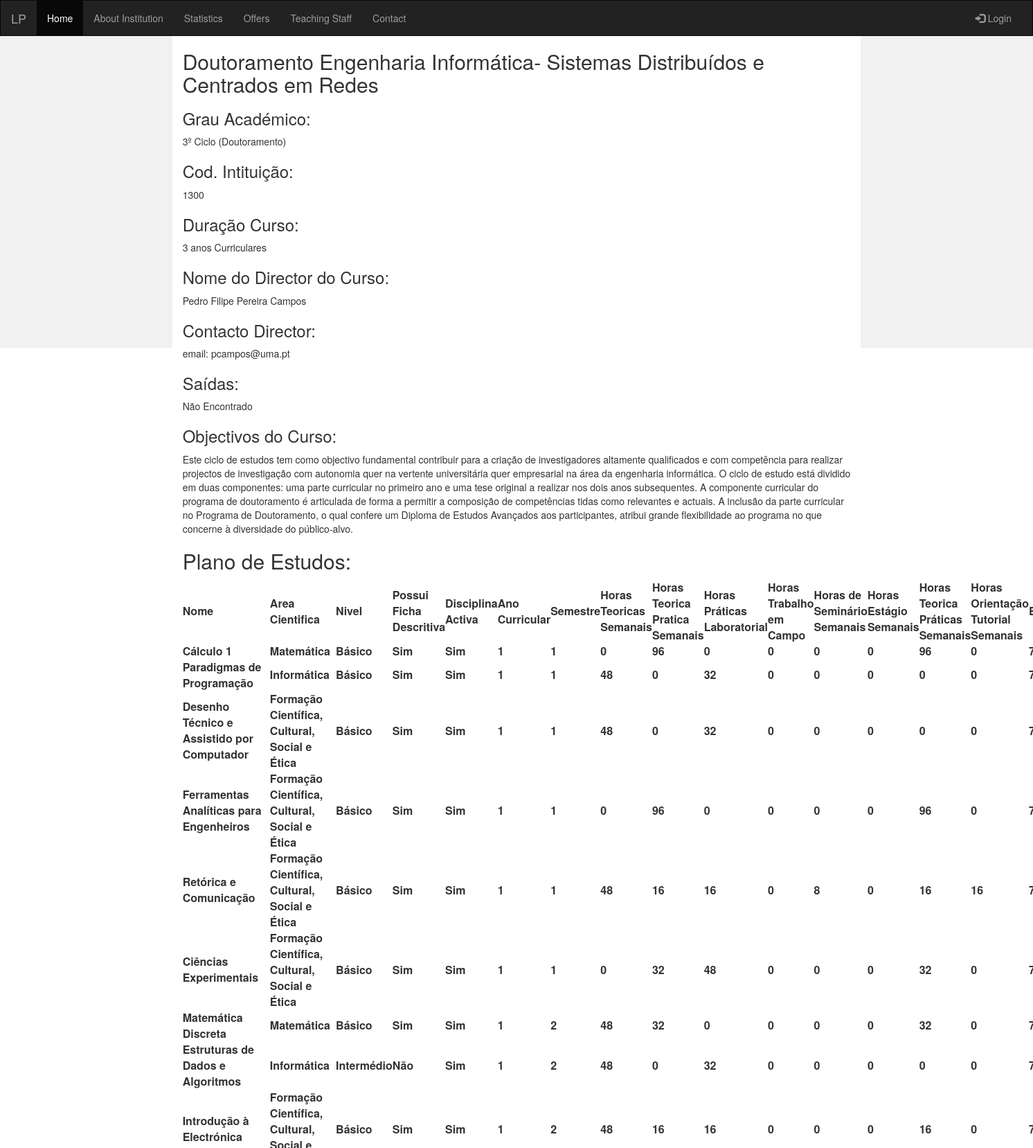
/offers/3 (upper part), run on the app's committed database.
### db_creation.py (models this page shows, shortened)
class Cursos(db.Model):
    __tablename__ = 'cursos'
    id = db.Column(db.Integer, primary_key=True)
    nome_curso = db.Column(db.String)
    tipo_curso = db.Column(db.String)
    cod_escola = db.Column(db.Integer)
    duracao_curso = db.Column(db.String)
    nome_escola = db.Column(db.String)
    saidas_descricao = db.Column(db.String)
    nome_director = db.Column(db.String)
    email_director = db.Column(db.String)
    objectivos_curso = db.Column(db.String)
    escola_id = db.Column(db.Integer, db.ForeignKey('escolas.id'))
    ligacao = db.relationship("Escolas", backref=db.backref('cursos', order_by=id))

class unidadesCurriculares(db.Model):
    __tablename__ = 'unidades_curriculares'
    id = db.Column(db.Integer, primary_key=True)
    nome_disciplina = db.Column(db.String)
    area_cientifica = db.Column(db.String)
    nivel = db.Column(db.String)
    ficha_descritiva = db.Column(db.String)
    disciplina_ativa = db.Column(db.String)
    ano_curricular = db.Column(db.Integer)
    semestre = db.Column(db.String)
    horas_teoricas_semanal = db.Column(db.Integer)
    horas_teorica_praticas_semanal = db.Column(db.Integer)
    horas_praticas_laboratorial = db.Column(db.Integer)
    horas_trabalho_campo = db.Column(db.Integer)
    horas_seminario_semanal = db.Column(db.Integer)
    horas_estagio_semanal = db.Column(db.Integer)
    horas_orientacao_tutorial_semanal = db.Column(db.Integer)
    creditos_disciplina = db.Column(db.Integer)
    curso_id = db.Column(db.Integer, db.ForeignKey('cursos.id'))
    ligacao = db.relationship("Cursos", backref=db.backref('unidades_curriculares', order_by=id))

### Aplication.py (the view)
@app.route("/offers/<id>")
def cursosPages(id):
    cadeiras = []
    for var, nome_curso, tipo_curso, cod_escola, duracao, saidas_descricao, nome_director, email_director, objectivos_curso in db.session.query(
                    Cursos.id == id, Cursos.nome_curso, Cursos.tipo_curso, Cursos.cod_escola, Cursos.duracao_curso,
            Cursos.saidas_descricao, Cursos.nome_director, Cursos.email_director, Cursos.objectivos_curso):
        if (var == True):
            nome_curso = nome_curso
            tipo_curso = tipo_curso
            cod_escola = cod_escola
            duracao = duracao
            saidas_descricao = saidas_descricao
            nome_director = nome_director
            email_director = email_director
            objectivos_curso = objectivos_curso
    for var, nome_disciplina, area_cientifica, nivel, ficha_descritiva, disciplina_ativa, ano_curricular, semestre, horas_teoricas_semanal, horas_teorica_praticas_semanal, horas_praticas_laboratorial, horas_trabalho_campo, horas_seminario_semanal, horas_estagio_semanal, horas_orientacao_tutorial_semanal, creditos_disciplina in db.session.query(
                    unidadesCurriculares.curso_id == id, unidadesCurriculares.nome_disciplina,
            unidadesCurriculares.area_cientifica, unidadesCurriculares.nivel, unidadesCurriculares.ficha_descritiva,
            unidadesCurriculares.disciplina_ativa, unidadesCurriculares.ano_curricular, unidadesCurriculares.semestre,
            unidadesCurriculares.horas_teoricas_semanal, unidadesCurriculares.horas_teorica_praticas_semanal,
            unidadesCurriculares.horas_praticas_laboratorial, unidadesCurriculares.horas_trabalho_campo,
            unidadesCurriculares.horas_seminario_semanal, unidadesCurriculares.horas_estagio_semanal,
            unidadesCurriculares.horas_orientacao_tutorial_semanal,
            unidadesCurriculares.creditos_disciplina):
        if (var == True):
            cadeira = dict(nome_disciplina=nome_disciplina, area_cientifica=area_cientifica, nivel=nivel,
                           ficha_descritiva=ficha_descritiva, disciplina_ativa=disciplina_ativa,
                           ano_curricular=ano_curricular,
                           semestre=semestre, horas_teoricas_semanal=horas_teoricas_semanal,
                           horas_teorica_praticas_semanal=horas_teorica_praticas_semanal,
                           horas_praticas_laboratorial=horas_praticas_laboratorial,
                           horas_trabalho_campo=horas_trabalho_campo, horas_seminario_semanal=horas_seminario_semanal,
                           horas_estagio_semanal=horas_estagio_semanal,
                           horas_orientacao_tutorial_semanal=horas_orientacao_tutorial_semanal,
                           creditos_disciplina=creditos_disciplina)
            cadeiras.append(cadeira)
    return render_template('offersPages.html', moradaUniversidade=morada,
                           telefoneUniversidade=telefone, faxUniversidade=fax, email_Universidade=email_uni,
                           email_reitoriaUniversidade=email_reitoria, horarioUniversidade=horario, nomeCurso=nome_curso,
                           tipoCurso=tipo_curso, codEscola=cod_escola,
                           duracaoCurso=duracao, saidasCurso=saidas_descricao, nomeDirector=nome_director,
                           emaiDirector=email_director, objectivosCurso=objectivos_curso, cadeirasCurso=cadeiras)

### templates/offersPages.html (shortened to what this page needs)
<html lang="en">
<head>
    <link rel="stylesheet" href="https://maxcdn.bootstrapcdn.com/bootstrap/3.3.7/css/bootstrap.min.css">
</head>
<body>
<nav class="navbar navbar-inverse">
    <div class="container-fluid">
        <div class="navbar-header">
            <a class="navbar-brand" href="/index">LP</a>
        </div>
        <div class="collapse navbar-collapse" id="myNavbar">
            <ul class="nav navbar-nav">
                <li class="active"><a hhref="/index">Home</a></li>
                <li><a href="/about">About Institution</a></li>
                <li><a href="/statistics">Statistics</a></li>
                <li><a href="/offers">Offers</a></li>
                <li><a href="/docentes">Teaching Staff</a></li>
                <li><a href="/contacts">Contact</a></li>
            </ul>
            <ul class="nav navbar-nav navbar-right">
                <li><a href="#"><span class="glyphicon glyphicon-log-in"></span> Login</a></li>
            </ul>
        </div>
    </div>
</nav>
<div class="container-fluid text-center">
    <div class="row content">
        <div class="col-sm-2 sidenav">
        </div>
        <div class="col-sm-8 text-left">
            <h2>{{ nomeCurso }}</h2>
            <h3>Grau Académico:</h3>
            <p>{{ tipoCurso }}</p>
            <h3>Cod. Intituição:</h3>
            <p> {{ codEscola }}</p>
            <h3>Duração Curso:</h3>
            <p>{{ duracaoCurso }}</p>
            <h3>Nome do Director do Curso:</h3>
            <p>{{ nomeDirector }}</p>
            <h3>Contacto Director:</h3>
            <p>{{ emaiDirector }}</p>
            <h3>Saídas:</h3>
            <p>{{ saidasCurso }}</p>
            <h3>Objectivos do Curso:</h3>
            <p>{{ objectivosCurso }}</p>
            <h2>Plano de Estudos:</h2>
            <table>
                <tbody>
                    <tr>
                        <th>Nome</th>
                        <th>Area Cientifica</th>
                        <th>Nivel</th>
                        <th>Possui Ficha Descritiva</th>
                        <th>Disciplina Activa</th>
                        <th>Ano Curricular</th>
                        <th>Semestre</th>
                        <th>Horas Teoricas Semanais</th>
                        <th>Horas Teorica Pratica Semanais</th>
                        <th>Horas Práticas Laboratorial</th>
                        <th>Horas Trabalho em Campo</th>
                        <th>Horas de Seminário Semanais</th>
                        <th>Horas Estágio Semanais</th>
                        <th>Horas Teorica Práticas Semanais</th>
                        <th>Horas Orientação Tutorial Semanais</th>
                        <th>ETC's</th>
                    </tr>
                {% for item in cadeirasCurso %}
                    <tr>
                        <th>{{ item.nome_disciplina }}</th>
                        <th>{{ item.area_cientifica }}</th>
                        <th>{{ item.nivel }}</th>
                        <th>{{ item.ficha_descritiva }}</th>
                        <th>{{ item.disciplina_ativa }}</th>
                        <th>{{ item.ano_curricular }}</th>
                        <th>{{ item.semestre }}</th>
                        <th>{{ item.horas_teoricas_semanal }}</th>
                        <th>{{ item.horas_teorica_praticas_semanal }}</th>
                        <th>{{ item.horas_praticas_laboratorial }}</th>
                        <th>{{ item.horas_trabalho_campo }}</th>
                        <th>{{ item.horas_seminario_semanal }}</th>
                        <th>{{ item.horas_estagio_semanal }}</th>
                        <th>{{ item.horas_teorica_praticas_semanal }}</th>
                        <th>{{ item.horas_orientacao_tutorial_semanal }}</th>
                        <th>{{ item.creditos_disciplina }}</th>
                    </tr>
                {% endfor %}
            </table>
        </div>
        <div class="col-sm-2 sidenav">
        </div>
    </div>
</div>
</body>
</html>

### templates/offersPages.html (style rules this page uses)
.navbar { margin-bottom: 0; border-radius: 0; }
.row.content { height: 450px }
.sidenav { padding-top: 20px; background-color: #f1f1f1; height: 100%; }

### data on the page
Cursos: nome_curso "Doutoramento Engenharia Informática- Sistemas Distribuídos e Centrados em Redes", tipo_curso "3º Ciclo (Doutoramento)", cod_escola "1300", duracao_curso "3 anos Curriculares", nome_director "Pedro Filipe Pereira Campos", email_director "email: pcampos@uma.pt", saidas_descricao "Não Encontrado", objectivos_curso "Este ciclo de estudos tem como objectivo fundamental contribuir para a criação de investigadores altamente qualificados e com competência para realizar projectos de investigação com autonomia quer na vertente universitária quer empresarial na área da engenharia informática. O ciclo de estudo está dividido em duas componentes: uma parte curricular no primeiro ano e uma tese original a realizar nos dois anos subsequentes. A componente curricular do programa de doutoramento é articulada de forma a permitir a composição de competências tidas como relevantes e actuais. A inclusão da parte curricular no Programa de Doutoramento, o qual confere um Diploma de Estudos Avançados aos participantes,…"
unidadesCurriculares: nome_disciplina "Cálculo 1", area_cientifica "Matemática", nivel "Básico", ficha_descritiva "Sim", disciplina_ativa "Sim", ano_curricular "1", semestre "1", horas_teoricas_semanal "0", horas_teorica_praticas_semanal "96", horas_praticas_laboratorial "0", horas_trabalho_campo "0", horas_seminario_semanal "0", horas_estagio_semanal "0", horas_orientacao_tutorial_semanal "0"
unidadesCurriculares: nome_disciplina "Paradigmas de Programação", area_cientifica "Informática", nivel "Básico", ficha_descritiva "Sim", disciplina_ativa "Sim", ano_curricular "1", semestre "1", horas_teoricas_semanal "48", horas_teorica_praticas_semanal "0", horas_praticas_laboratorial "32", horas_trabalho_campo "0", horas_seminario_semanal "0", horas_estagio_semanal "0", horas_orientacao_tutorial_semanal "0"
unidadesCurriculares: nome_disciplina "Desenho Técnico e Assistido por Computador", area_cientifica "Formação Científica, Cultural, Social e Ética", nivel "Básico", ficha_descritiva "Sim", disciplina_ativa "Sim", ano_curricular "1", semestre "1", horas_teoricas_semanal "48", horas_teorica_praticas_semanal "0", horas_praticas_laboratorial "32", horas_trabalho_campo "0", horas_seminario_semanal "0", horas_estagio_semanal "0", horas_orientacao_tutorial_semanal "0"
unidadesCurriculares: nome_disciplina "Ferramentas Analíticas para Engenheiros", area_cientifica "Formação Científica, Cultural, Social e Ética", nivel "Básico", ficha_descritiva "Sim", disciplina_ativa "Sim", ano_curricular "1", semestre "1", horas_teoricas_semanal "0", horas_teorica_praticas_semanal "96", horas_praticas_laboratorial "0", horas_trabalho_campo "0", horas_seminario_semanal "0", horas_estagio_semanal "0", horas_orientacao_tutorial_semanal "0"
unidadesCurriculares: nome_disciplina "Retórica e Comunicação", area_cientifica "Formação Científica, Cultural, Social e Ética", nivel "Básico", ficha_descritiva "Sim", disciplina_ativa "Sim", ano_curricular "1", semestre "1", horas_teoricas_semanal "48", horas_teorica_praticas_semanal "16", horas_praticas_laboratorial "16", horas_trabalho_campo "0", horas_seminario_semanal "8", horas_estagio_semanal "0", horas_orientacao_tutorial_semanal "16"
unidadesCurriculares: nome_disciplina "Ciências Experimentais", area_cientifica "Formação Científica, Cultural, Social e Ética", nivel "Básico", ficha_descritiva "Sim", disciplina_ativa "Sim", ano_curricular "1", semestre "1", horas_teoricas_semanal "0", horas_teorica_praticas_semanal "32", horas_praticas_laboratorial "48", horas_trabalho_campo "0", horas_seminario_semanal "0", horas_estagio_semanal "0", horas_orientacao_tutorial_semanal "0"
unidadesCurriculares: nome_disciplina "Matemática Discreta", area_cientifica "Matemática", nivel "Básico", ficha_descritiva "Sim", disciplina_ativa "Sim", ano_curricular "1", semestre "2", horas_teoricas_semanal "48", horas_teorica_praticas_semanal "32", horas_praticas_laboratorial "0", horas_trabalho_campo "0", horas_seminario_semanal "0", horas_estagio_semanal "0", horas_orientacao_tutorial_semanal "0"
unidadesCurriculares: nome_disciplina "Estruturas de Dados e Algoritmos", area_cientifica "Informática", nivel "Intermédio", ficha_descritiva "Não", disciplina_ativa "Sim", ano_curricular "1", semestre "2", horas_teoricas_semanal "48", horas_teorica_praticas_semanal "0", horas_praticas_laboratorial "32", horas_trabalho_campo "0", horas_seminario_semanal "0", horas_estagio_semanal "0", horas_orientacao_tutorial_semanal "0"
unidadesCurriculares: nome_disciplina "Introdução à Electrónica", nivel "Básico", ficha_descritiva "Sim", disciplina_ativa "Sim", ano_curricular "1", semestre "2", horas_teoricas_semanal "48", horas_teorica_praticas_semanal "16", horas_praticas_laboratorial "16", horas_trabalho_campo "0", horas_seminario_semanal "0", horas_estagio_semanal "0", horas_orientacao_tutorial_semanal "0"
